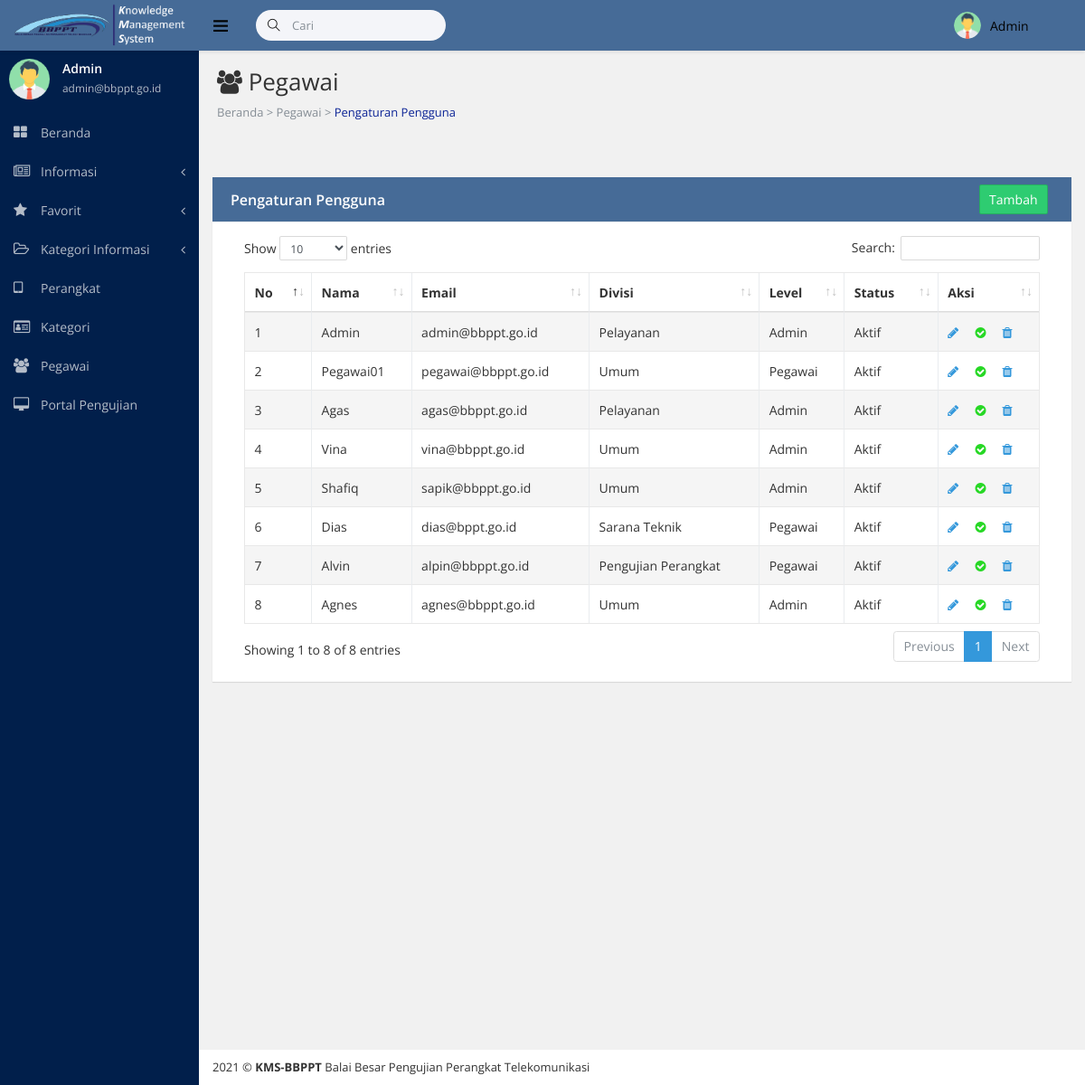
The page /akun.php (signed in) on the database as committed earlier.
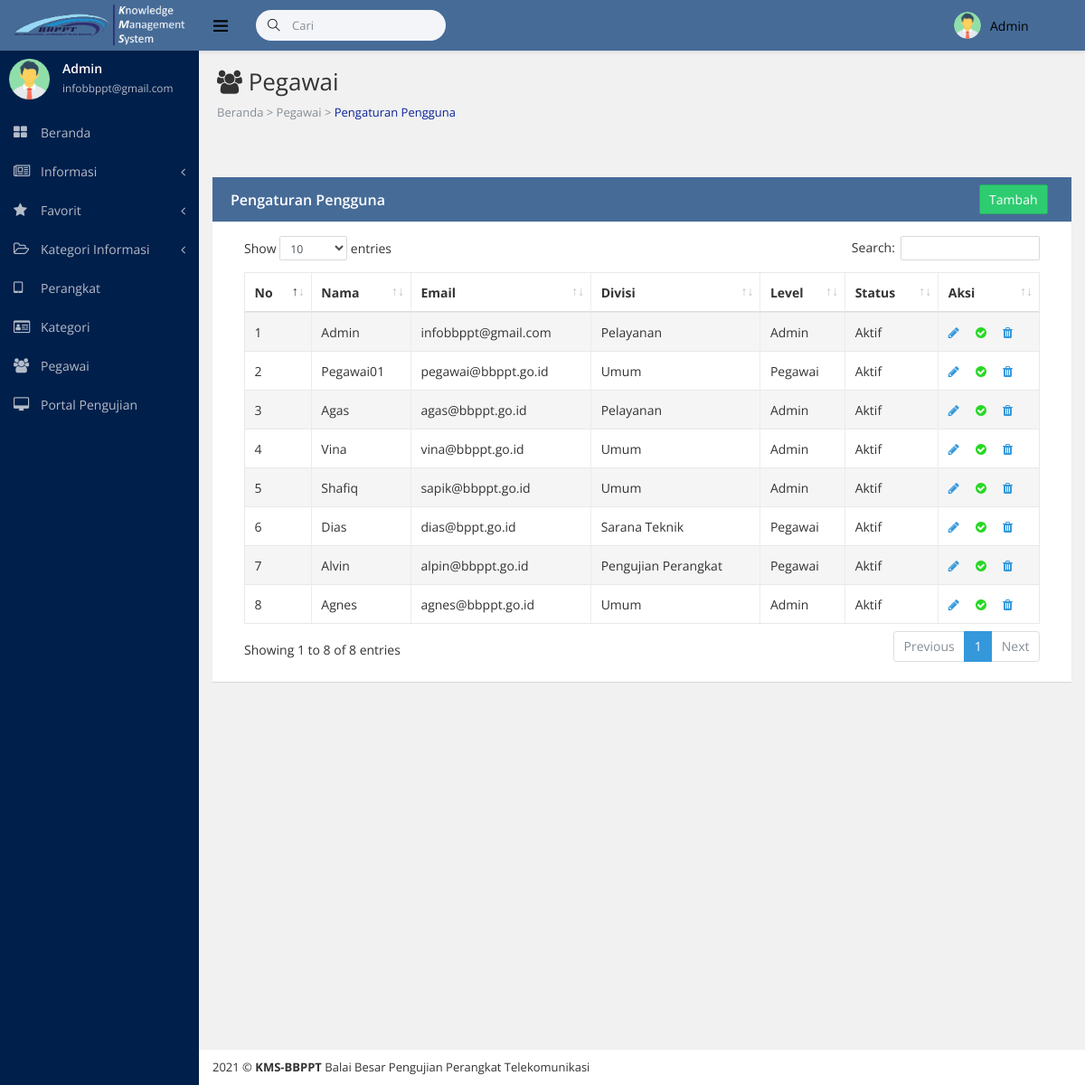
The same page on the database as committed later.
### tables this page shows
CREATE TABLE IF NOT EXISTS `akun` (
`id` int(255) NOT NULL,
  `username` varchar(255) NOT NULL,
  `password` varchar(255) NOT NULL,
  `nama` varchar(255) NOT NULL,
  `email` varchar(255) NOT NULL,
  `nip` varchar(255) NOT NULL,
  `iddivisi` varchar(255) NOT NULL,
  `level` varchar(255) NOT NULL,
  `status` varchar(255) NOT NULL
);

### akun.php (the view, shortened to what the changed rows need)
<!DOCTYPE html>
<html lang="en">
<head>
<?php include "csssidebar.php"?>
</head>
<body class="fixed-navbar">
    <div class="page-wrapper">
      <?php include "sidebaradmin.php" ?>
        <div class="content-wrapper">
            <div class="page-heading">
              <h1 class="page-title"> <i class="sidebar-item-icon fa fa-users";></i> Pegawai</h1>
            </div>
            <div class="page-content fade-in-up">
                <div class="row">
                <div class="container">
                <br><br>
                <div class="ibox ibox-primary">
                            <div class="ibox-body">
            <table class="table table-striped table-bordered table-hover" id="example-table" cellspacing="0" width="100%">
            <thead>
              <tr>
                <th>No</th>
                <th>Nama</th>
                <th>Email</th>
                <th>Divisi</th>
                <th>Level</th>
                <th>Status</th>
                <th>Aksi</th>
              </tr>
            </thead>
            <tbody>
               <?php
                include"koneksi.php";
                $q = $koneksi->query("SELECT * FROM akun order by id asc");
                $no = 1;
                while ($dt = $q->fetch_assoc()) :
                ?>
                <tr>
                <td><?php echo $no++ ?></td>
                <td><?php echo $dt['nama'] ?></td>
                <td><?php echo $dt['email'] ?></td>
                <td><?php echo $dt['iddivisi'] ?></td>
                <td><?php echo $dt['level'] ?></td>
                <td><?php echo $dt['status'] ?></td>
                <td>
                    <a href="edit_akun.php?id=<?php echo $dt['id']; ?>"><i class="sidebar-item-icon fa fa-pencil "></i></a> &nbsp; &nbsp;
                    <?php
                     $status= $dt['status'];
                     if($status=='Aktif'){
                     ?>
                       <a href="aktivasi_akun.php?id=<?php echo $dt['id']; ?>&status=aktif" onclick="return confirm('Anda yakin akan menonaktifkan akun ini?')">
                        <i class="sidebar-item-icon fa fa-check-circle " style="color: #27d825";></i> &nbsp; &nbsp;
                    </a>
                     <?php }else{ ?>
                    <a href="aktivasi_akun.php?id=<?php echo $dt['id']; ?>&status=non" onclick="return confirm('Anda yakin akan mengaktifkan akun ini?')">
                        <i class="sidebar-item-icon fa fa-ban " style="color: #f21010";></i> &nbsp; &nbsp;
                    </a>
                    <?php
                    }
                    ?>
                    <a href="hapus_akun.php?id=<?php echo $dt['id']; ?>" onclick="return confirm('Anda yakin akan menghapus data ini?')">
                        <i class="sidebar-item-icon fa fa-trash"></i>
                    </a>
                </td>
                </tr>
             <?php
              endwhile;
              ?>
            </tbody>
          </table>
</div>
                </div>
                </div>
                </div>
            </div>
        </div>
    </div>
</body>
</html>

### sidebaradmin.php (shortened to what the changed rows need)
<nav class="page-sidebar" id="sidebar">
    <div id="sidebar-collapse">
        <div class="admin-block d-flex">
            <div class="admin-info">
                <div class="font-strong"><?php echo $_SESSION['nama'] ?></div><small><?php echo $_SESSION['email'] ?></small></div>
        </div>
    </div>
</nav>

Rows that differ between the two databases and show on the page:
changed akun: email "admin@bbppt.go.id" → "infobbppt@gmail.com"
Other text that changed with them:
$_SESSION['email']: "admin@bbppt.go.id" → "infobbppt@gmail.com"
